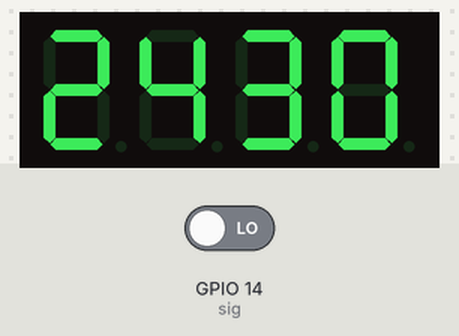
Recording of a program running on a simulated Raspberry Pi (BCM pin numbers). On the bench: 4-digit seven-segment display. The test bench sets the inputs (shaded band); at power-on: GPIO 14 (sig) LOW. The clock reads 2024-03-15 10:24:30 at power-on unless the program sets it; library files of the repository ran but are not shown: tm1637.py.

Above: at 0.1 s.
At 4.1 s:
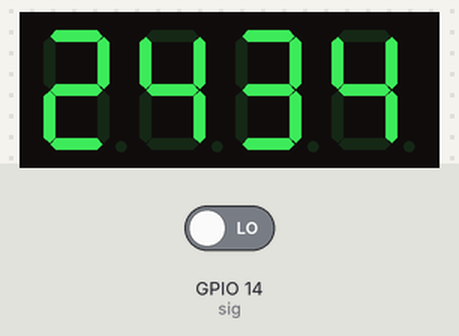
At 9.1 s:
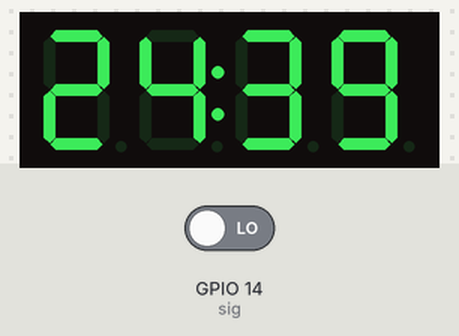
At 19.1 s:
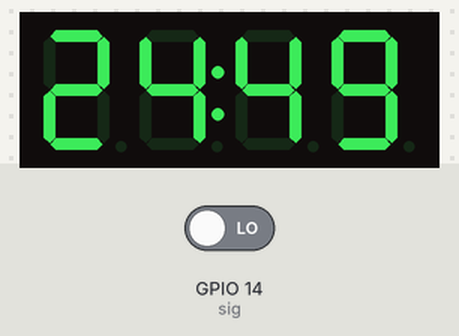
At 28.2 s:
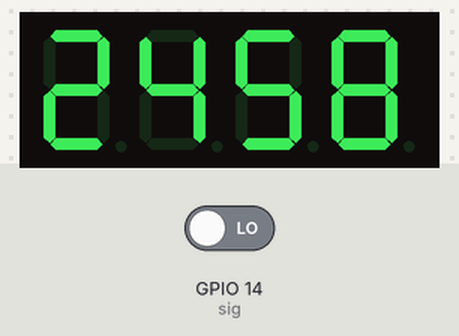
At 38.2 s:
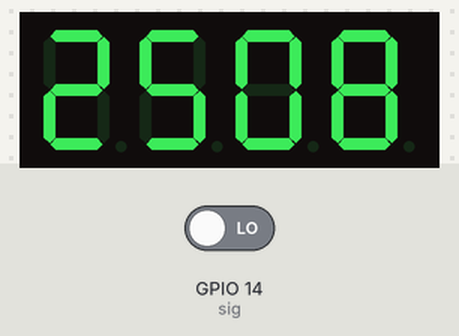

The program:

time.py
```python
#!/usr/bin/env python
# -*- coding: utf-8 -*-

# https://raspberrytips.nl

import sys
import time
import datetime
import RPi.GPIO as GPIO
import tm1637


dio=2
clk=3

Display = tm1637.TM1637(clk,dio,tm1637.BRIGHT_TYPICAL)

Display.Clear()
Display.SetBrightnes(7)

sig=14


#设置gpio的控制模式
GPIO.setmode(GPIO.BCM)
#避免警告
GPIO.setwarnings(False)
#设置2号脚为0v
GPIO.setup(sig,GPIO.IN, pull_up_down=GPIO.PUD_DOWN)

#低电平触发可用GPIO.FALLING两者都触发可用GPIO.BOTH
GPIO.add_event_detect(sig, GPIO.RISING)

a=0
while a<1000:
# if GPIO.event_detected(sig):
     #设置4号脚为输出模式
   now = datetime.datetime.now()
   hour = now.hour
   minute = now.minute
   second = now.second
   currenttime = [ int(minute / 10), minute % 10, int(second / 10), second % 10 ]

   Display.Show(currenttime)
   Display.ShowDoublepoint(second % 2)

   time.sleep(1)
   a=a+1

Display.stop()
GPIO.cleanup()
```

Measured:
- what the display in image 1 shows lasts 1.0 s, from 4.0 s to 5.0 s
